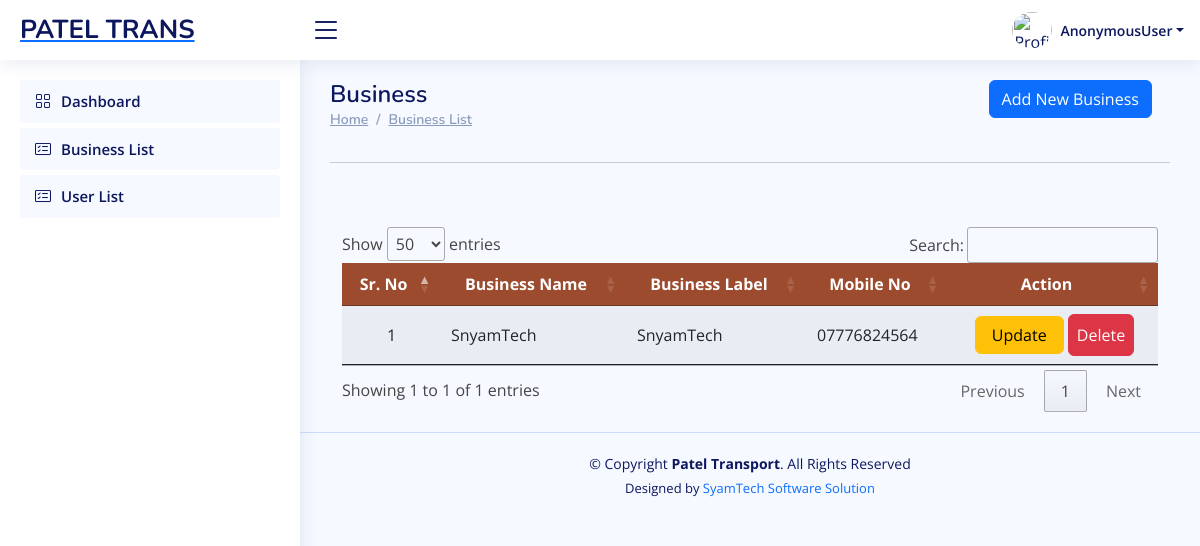
Before: /developer/business_list/ with the older database file.
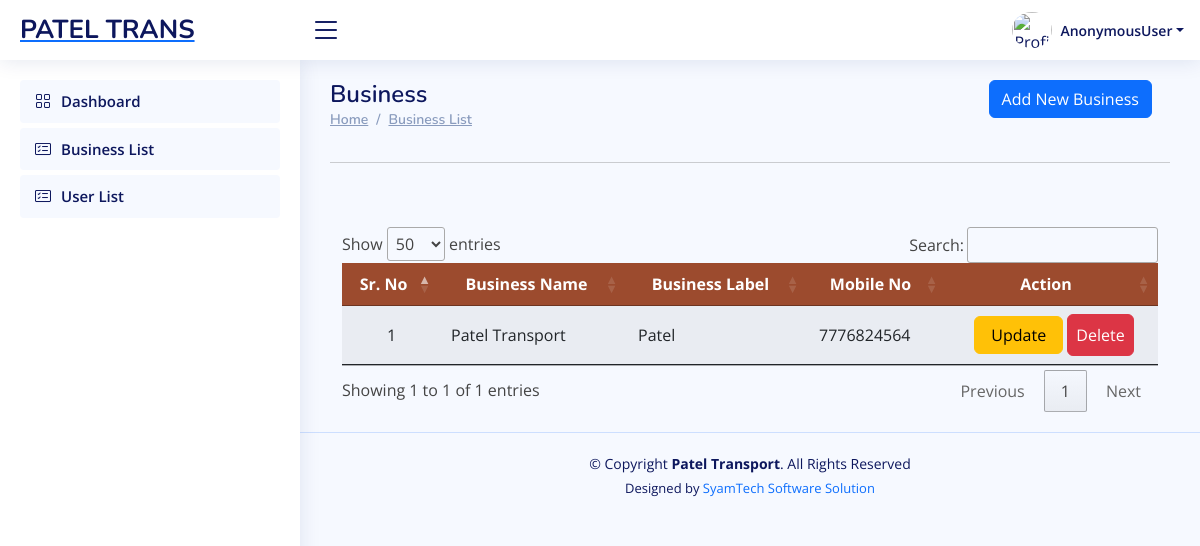
After: the same page with the newer database file.
### Developer/models.py (models this page shows, shortened)
class Business(models.Model):
    business_name = models.CharField(max_length=100)
    business_label = models.CharField(max_length=15)
    mobile_number = models.CharField(max_length=15)
    alternate_mobile_number = models.CharField(max_length=15, null=True, blank=True)
    address = models.TextField(null=True, blank=True)
    email = models.EmailField(unique=True, null=True, blank=True)
    business_number=models.CharField(max_length=50, null=True, blank=True)
    created_at = models.DateTimeField(auto_now_add=True)
    updated_at = models.DateTimeField(auto_now=True)

### Developer/views.py (the view)
# urls.py: path('business_list/', business_list, name='developer_business_list'),
def business_list(request):
    form=BusinessForm()
    rec=Business.objects.select_related().order_by('-id')
    return render(request, 'developer_business_list.html',{'form':form,'rec':rec} )

### Developer/templates/developer_business_list.html (shortened to what this page needs)
{% extends "developer_base.html" %}
{% load crispy_forms_tags %}
{% block content %}
<main id="main" class="main">
    <div class="row">
        <div class="col-sm-6">
            <div class="pagetitle">
                <h1>Business</h1>
                <nav>
                    <ol class="breadcrumb">
                        <li class="breadcrumb-item"><a href="#">Home</a></li>
                        <li class="breadcrumb-item"><a href="#">Business List </a></li>
                    </ol>
                </nav>
            </div>
        </div>
        <div class="col-sm-6">
            <div class="container" style="max-width:97%;">
                <div class="text-lg-end text-start">
                    <a href="#" class="btn btn-primary" data-toggle="modal"
                        data-target="#model_create"> Add New Business</a>
                </div>
            </div>
        </div>
    </div>
    <section class="section dashboard">
<hr>
        <div class="container">
            <div class="row justify-content-center align-items-center">
                <div class="col-sm-12"> <br><br>
                    <div class="row">
                        <div class="container" style=" overflow:scroll;">
                            <table id="driver_table" class="table table-striped "
                                style="overflow:scroll; width:100%;min-width: max-content;">
                                <thead>
                                    <tr style="background:#9c4b2e;">
                                        <th scope="col" class="text-center text-white">Sr. No</th>
                                        <th scope="col" class="text-center text-white">Business Name</th>
                                        <th scope="col" class="text-center text-white">Business Label</th>
                                        <th scope="col" class="text-center text-white">Mobile No</th>
                                        <th scope="col" class="text-center text-white">Action</th>
                                    </tr>
                                </thead>
                                <tbody>
                                    {% if rec %}
                                    {% for r in rec %}
                                    <tr>
                                        <td class="text-center">{{ forloop.counter }}</td>
                                        <td class="text-left">{{ r.business_name|default_if_none:"----"}} </td>
                                        <td class="text-left">{{ r.business_label|default_if_none:"----" }} </td>
                                        <td class="text-left">{{  r.mobile_number|default_if_none:"----" }}</td>
                                        <td>
                                            <center>
                                                <a href="javascript:void(0);" data-url="{% url "developer_update_business" r.id %}" class="btn btn-warning    px-3" onclick="mini_window_2(this)">Update</a>
                                                <a href="{% url 'developer_delete_business' r.id %}" class="btn btn-danger px-2 py-2" onclick="confirmDelete(this); return false;">Delete</a>
                                            </center>
                                        </td>
                                    </tr>
                                    {% endfor %}
                                    {% endif %}
                                </tbody>
                            </table>
                        </div>
                    </div>
                </div>
            </div>
        </div>
</main>
{% endblock content %}

Changed rows visible on the page:
removed Business: business_name "SnyamTech", business_label "SnyamTech", mobile_number "07776824564"
added Business: business_name "Patel Transport", business_label "Patel", mobile_number "7776824564"
